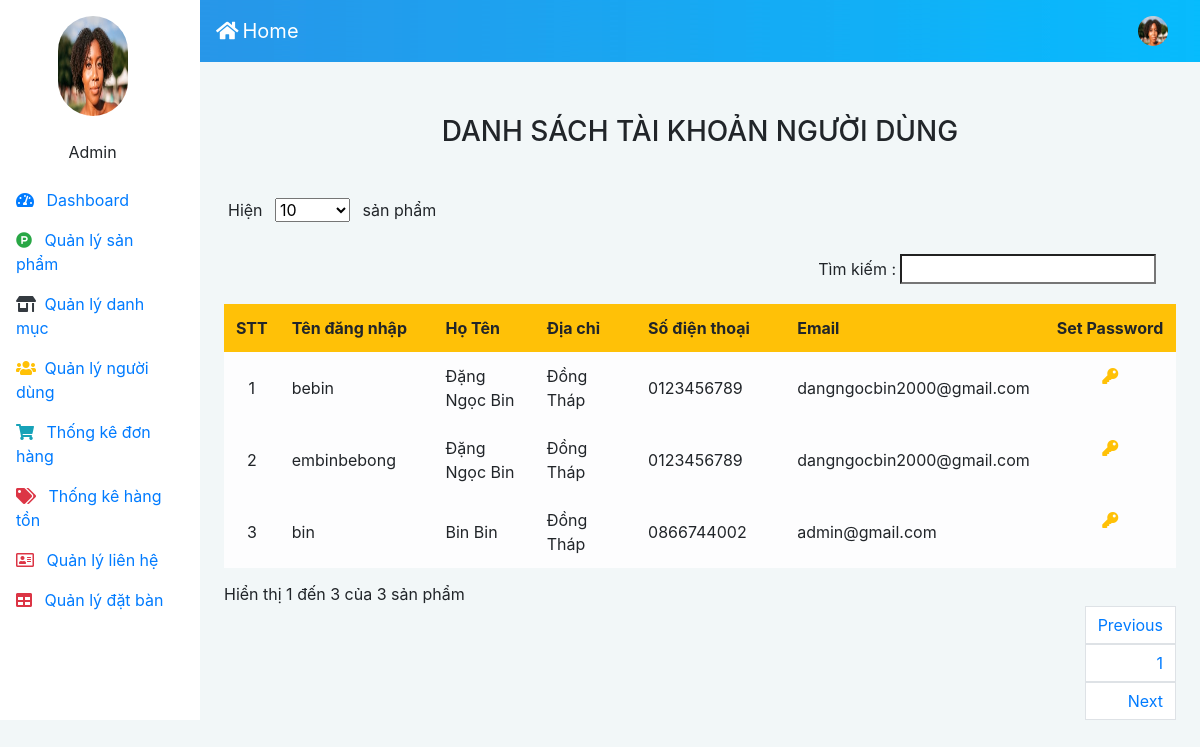
Page /admin/index.php?quanly=taikhoan (signed in) on the committed database.
### tables this page shows
CREATE TABLE `tbl_member` (
  `id` int(11) NOT NULL,
  `user` varchar(100) NOT NULL,
  `pass` varchar(100) NOT NULL,
  `hoten` varchar(100) NOT NULL,
  `sdt` varchar(100) NOT NULL,
  `email` varchar(100) NOT NULL,
  `diachi` varchar(100) NOT NULL,
  `anh` varchar(100) NOT NULL DEFAULT 'no_image.png'
);

### admin/include/dstaikhoan.php (the view, shortened to what this page needs)
<div class="alert mt-3 text-center" role="alert">
    <h3>DANH SÁCH TÀI KHOẢN NGƯỜI DÙNG</h3>
</div>
    <table id="example" class="table table-striped table-borderless table-responsive table-responsive-md" cellspacing="0">
        <thead>
            <tr class="bg-warning">
                    <th class="align-middle">STT</th>
                    <th style="width: 250px;" class="align-middle">Tên đăng nhập</th>
                    <th style="width: 250px;" class="align-middle">Họ Tên</th>
                    <th style="width: 250px;" class="align-middle">Địa chỉ</th>
                    <th style="width: 250px;" class="align-middle">Số điện thoại</th>
                    <th style="width: 250px;" class="align-middle">Email</th>
                    <th style="width: 250px;" class="align-middle">Set Password</th>
            </tr>
        </thead>
        <tbody>
            <?php
            $sql_table_member = "SELECT * FROM tbl_member order by id ASC";
            $kq = mysqli_query($con, $sql_table_member);
            $i=1;
            while ($row = mysqli_fetch_assoc($kq)) {
                ?>
                <tr class="table-light">
                    <td class="align-middle text-center"><?php echo $i; ?></td>
                    <td class="align-middle"><?php echo $row['user']; ?></td>
                    <td class="align-middle"><?php echo $row['hoten']; ?></td>
                    <td class="align-middle"><?php echo $row['diachi']; ?></td>
                    <td class="align-middle"><?php echo $row['sdt']; ?></td>
                    <td class="align-middle"><?php echo $row['email']; ?></td>
                    <td class="text-center "><a href="?quanly=taikhoan&idpass=<?php echo $row['id']; ?>"><i class="fas fa-key text-warning"></a></td>
                </tr>
            <?php
                $i++;
                }
            ?>
        </tbody>
    </table>

### admin/public/css/style.css (style rules this page uses)
body { background-color: #f2f7f8; }

### rows in the picture
tbl_member: user "bebin", hoten "Đặng Ngọc Bin", diachi "Đồng Tháp", sdt "0123456789", email "dangngocbin2000@gmail.com"
tbl_member: user "embinbebong", hoten "Đặng Ngọc Bin", diachi "Đồng Tháp", sdt "0123456789", email "dangngocbin2000@gmail.com"
tbl_member: user "bin", hoten "Bin Bin", diachi "Đồng Tháp", sdt "0866744002", email "admin@gmail.com"

### other values in the picture
$_SESSION['admin'] "Admin"
